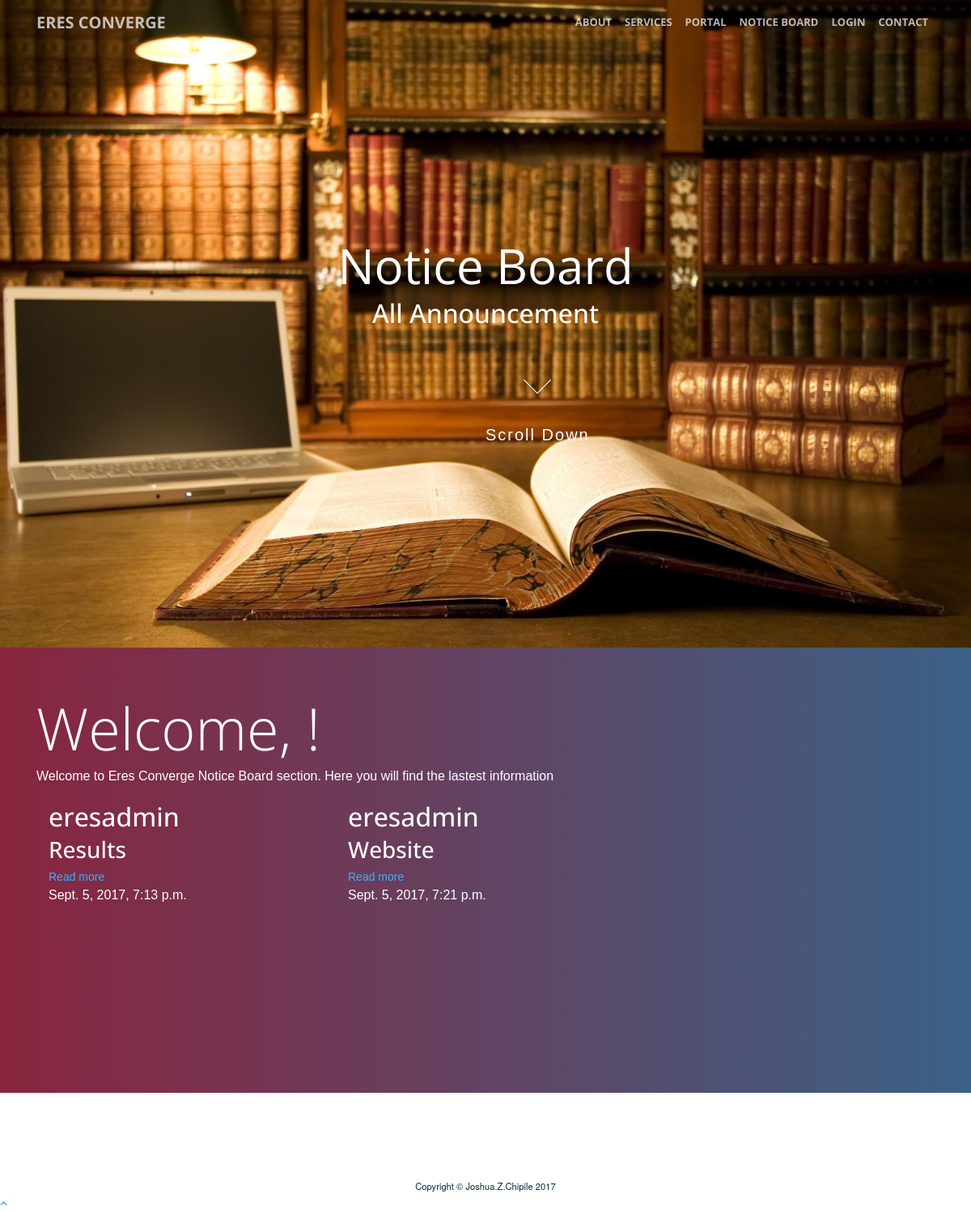
The page /board/ on the database as committed earlier.
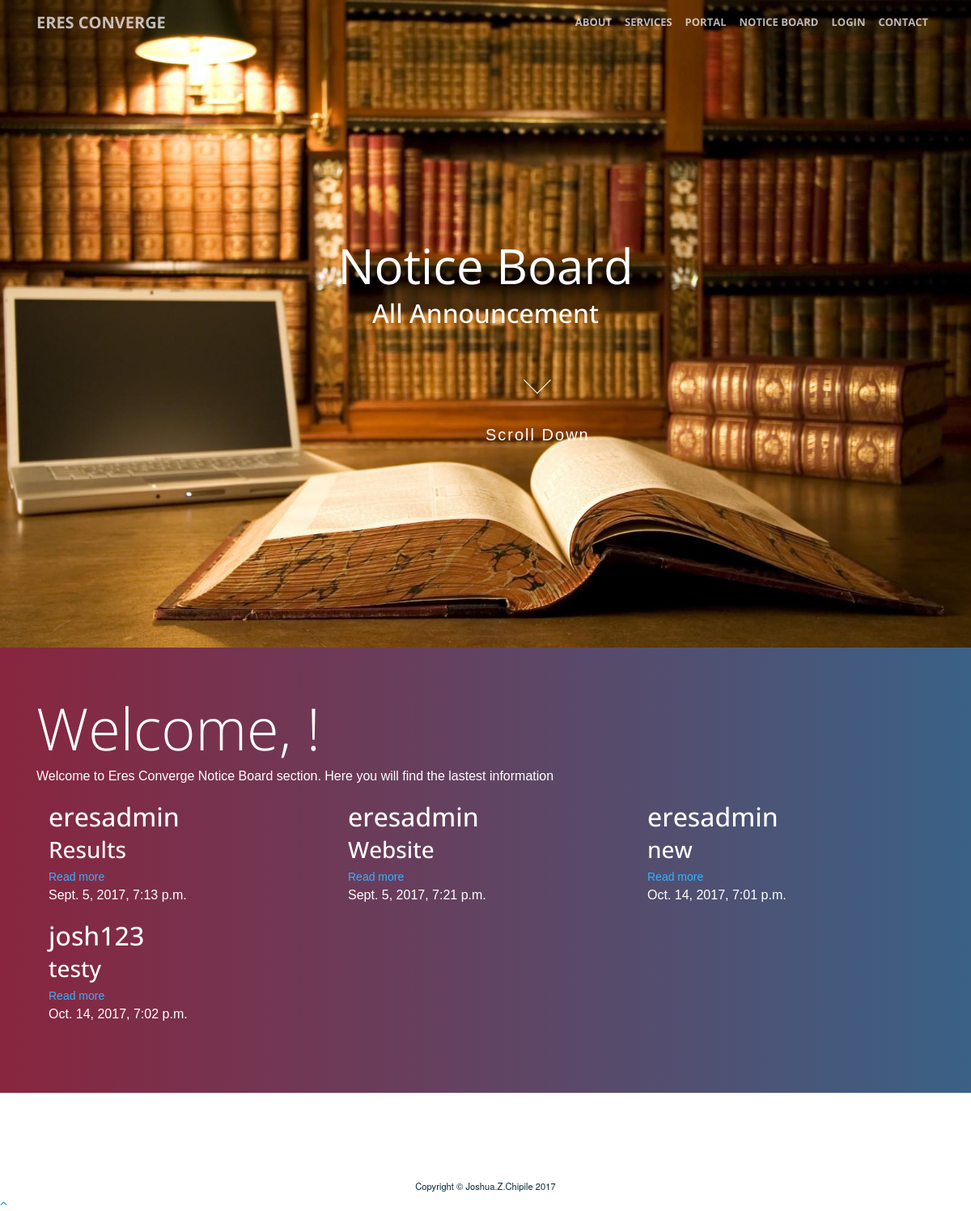
The same page on the database as committed later.
### eresapp/models.py (models this page shows, shortened)
class Post(models.Model):
    author = models.ForeignKey('auth.User')
    title = models.CharField(max_length=200)
    text  = models.TextField(max_length=400)
    created_date = models.DateTimeField( default=timezone.now)
    published_date = models.DateTimeField(blank=True, null=True)

### eresapp/views.py (the view)
# urls.py: url(r'^board/$', views.post_list, name='post_list'),
def post_list(request):
    posts = Post.objects.filter(published_date__lte=timezone.now()).order_by('published_date')
    return render(request, 'site/board.html', {'posts': posts})

### eresapp/templates/site/board.html
{% extends 'site/base2.html' %}
{% block content %}
    <header class="masthead">
        <div class="header-content">
            <div class="header-content-inner">
                <div class="animated fadeInUp" id="title_header">
                    Notice Board
                    <h2>All Announcement</h2>
		    <section id="noticeboard" class="demo">
  		      <a href="#notice"><span></span>Scroll Down</a>
		    </section>
                </div>
            </div>
        </div>
    </header>
 <section  id="contacts" id="notice">
       <div class="container">
         <h1 class="display-3">Welcome, {{user.username}}!</h1>
         <p>Welcome to Eres Converge Notice Board section. Here you will find the lastest information</p>
       <div class="container">
         <div class="row">
         {% for post in posts %}
           <div class="col-md-4">
             <h2>{{post.author}}</h2>
             <h3>{{post.title}}</h3>
             <a href="{% url 'post_detail' pk=post.pk %}">Read more</a>
              <p>{{post.published_date }}</p>
           </div>
           {% endfor %}
         </div>
       </div>
     </div>
 </section>
<section>
</section>
    <footer class="sticky-footer">
      <div class="container">
        <div class="text-center">
          <small>Copyright © Joshua.Z.Chipile 2017</small>
        </div>
      </div>
      <a class="scroll-to-top rounded" href="#page-top">
        <i class="fa fa-angle-up"></i>
      </a>
  </footer>
{% endblock %}

Rows that differ between the two databases and show on the page:
added Post: author "eresadmin", title "new", published_date "Oct. 14, 2017, 7:01 p.m."
added Post: author "josh123", title "testy", published_date "Oct. 14, 2017, 7:02 p.m."
